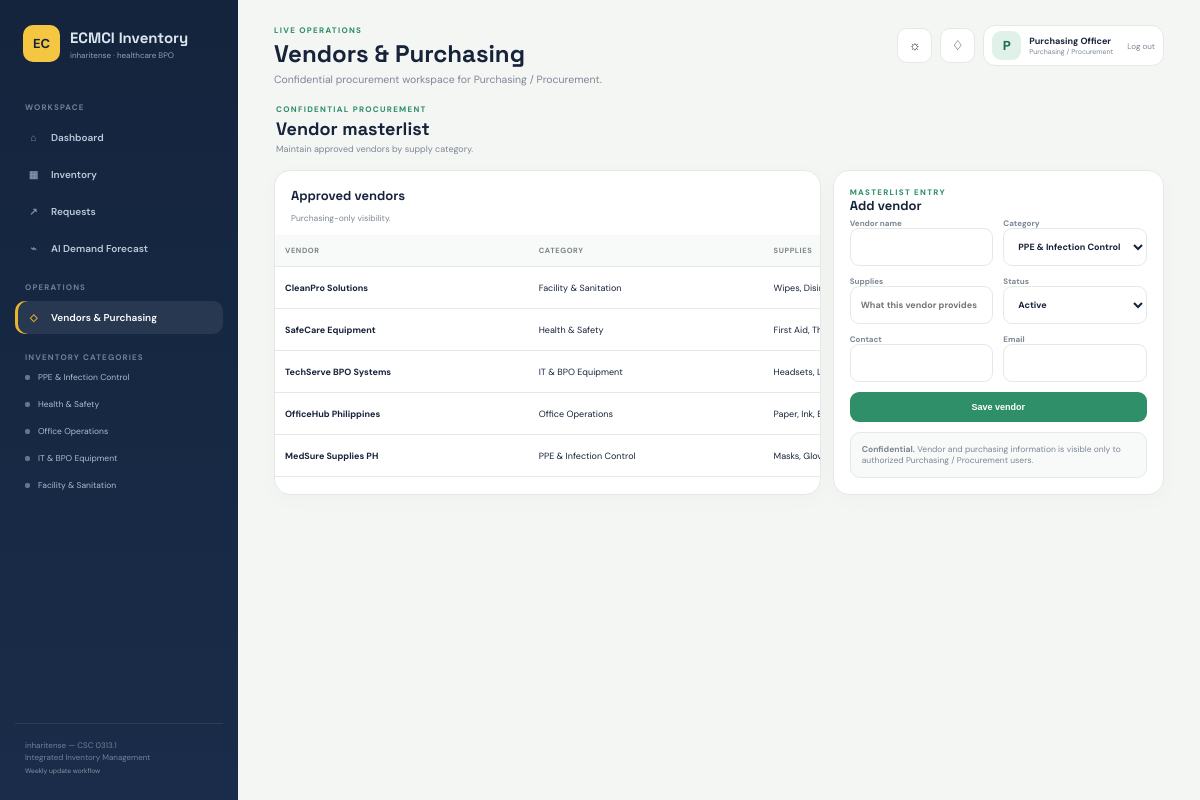
The app's page /vendors (signed in) with its own data.
### tables this page shows
CREATE TABLE users(id INTEGER PRIMARY KEY AUTOINCREMENT,name TEXT NOT NULL,email TEXT UNIQUE NOT NULL,password_hash TEXT NOT NULL,role TEXT NOT NULL,department TEXT,active INTEGER NOT NULL DEFAULT 1,created_at TEXT NOT NULL,last_login TEXT);

CREATE TABLE vendors(id INTEGER PRIMARY KEY AUTOINCREMENT,name TEXT UNIQUE NOT NULL,category TEXT,supplies TEXT,status TEXT DEFAULT 'Active',contact TEXT,email TEXT,updated_at TEXT);

### app.py (the view)
@app.route('/vendors')
@login_required
@roles('Purchasing')
def vendors_page():
    c=db();vendors=c.execute('SELECT * FROM vendors ORDER BY category,name').fetchall();c.close();return render_template('vendors.html',vendors=vendors)

### app.py (called while the page is built)
def db(): return DBConn()

def csrf_token():
    if not session.get('_csrf'): session['_csrf']=secrets.token_urlsafe(32)
    return session['_csrf']

@app.before_request
def protect_request():
    if request.method in ('POST','PUT','PATCH','DELETE'):
        if request.endpoint == 'login': return
        supplied=request.headers.get('X-CSRFToken') or request.form.get('_csrf')
        if not supplied or not secrets.compare_digest(supplied, session.get('_csrf','')):
            abort(400, description='Invalid or missing CSRF token.')
    if request.path.startswith('/api/') and request.method=='GET': return

@app.after_request
def security_headers(resp):
    resp.headers['X-Content-Type-Options']='nosniff';resp.headers['X-Frame-Options']='DENY';resp.headers['Referrer-Policy']='strict-origin-when-cross-origin';resp.headers['Permissions-Policy']='camera=(self), microphone=()';resp.headers['Content-Security-Policy']="default-src 'self'; script-src 'self' 'unsafe-inline' https://cdn.jsdelivr.net; style-src 'self' https://fonts.googleapis.com 'unsafe-inline'; font-src https://fonts.gstatic.com; img-src 'self' data:; connect-src 'self'; frame-ancestors 'none'"
    if IS_PRODUCTION: resp.headers['Strict-Transport-Security']='max-age=31536000; includeSubDomains'
    return resp

def current_user():
    uid=session.get('user_id');
    if not uid:return None
    c=db();u=c.execute('SELECT * FROM users WHERE id=? AND active=1',(uid,)).fetchone();c.close();return u

def login_required(f):
    @wraps(f)
    def w(*a,**k):
        if not current_user():return redirect(url_for('login'))
        return f(*a,**k)
    return w

def roles(*allowed_roles):
    def deco(f):
        @wraps(f)
        def w(*a,**k):
            u=current_user()
            if not u:return redirect(url_for('login'))
            if u['role'] not in allowed_roles:abort(403)
            return f(*a,**k)
        return w
    return deco

@app.context_processor
def inject():u=current_user();return {'me':u,'role_labels':ROLE_LABELS,'categories':CATEGORIES}

    def _sql(self, sql): return sql.replace('?', '%s') if self.pg else sql

    def execute(self, sql, params=()): return self.c.execute(self._sql(sql), params)

    def close(self): self.c.close()

### templates/vendors.html
{% extends 'base.html' %}{% block heading %}Vendors & Purchasing{% endblock %}{% block subtitle %}Confidential procurement workspace for Purchasing / Procurement.{% endblock %}{% block content %}<div class="page-toolbar"><div><div class="eyebrow">CONFIDENTIAL PROCUREMENT</div><h2>Vendor masterlist</h2><p>Maintain approved vendors by supply category.</p></div></div><div class="grid two"><div class="panel table-panel"><div class="panel-head"><div><h3>Approved vendors</h3><small>Purchasing-only visibility.</small></div></div><div class="table-wrap"><table><thead><tr><th>Vendor</th><th>Category</th><th>Supplies</th><th>Contact</th><th>Status</th></tr></thead><tbody>{% for v in vendors %}<tr><td><b>{{v.name}}</b></td><td>{{v.category}}</td><td>{{v.supplies}}</td><td>{{v.contact or '—'}}<small>{{v.email or ''}}</small></td><td><span class="status {{'ok' if v.status=='Active' else 'low'}}">{{v.status}}</span></td></tr>{% endfor %}</tbody></table></div></div><div class="panel"><div class="eyebrow">MASTERLIST ENTRY</div><h3>Add vendor</h3><form class="form-grid" method="post" action="{{url_for('vendor_save')}}">{% if request.endpoint != "login" %}<input type="hidden" name="_csrf" value="{{csrf_token()}}">{% endif %}<label>Vendor name<input name="name" required></label><label>Category<select name="category">{% for c in categories %}<option>{{c}}</option>{% endfor %}</select></label><label>Supplies<input name="supplies" placeholder="What this vendor provides"></label><label>Status<select name="status"><option>Active</option><option>Inactive</option></select></label><label>Contact<input name="contact"></label><label>Email<input name="email" type="email"></label><button class="primary wide span2">Save vendor</button></form><div class="note"><b>Confidential.</b> Vendor and purchasing information is visible only to authorized Purchasing / Procurement users.</div></div></div>{% endblock %}

### templates/base.html (shortened to what this page needs)
<!doctype html><html lang="en"><head><link rel="stylesheet" href="{{url_for('static',filename='css/app.css')}}"></head><body>
<div class="app"><aside class="sidebar"><div class="brand"><b>EC</b><div><strong>ECMCI Inventory</strong><small>inharitense · healthcare BPO</small></div></div><nav><span>WORKSPACE</span><a class="{{'active' if request.endpoint=='dashboard'}}" href="{{url_for('dashboard')}}"><i>⌂</i> Dashboard</a><a class="{{'active' if request.endpoint=='inventory_page'}}" href="{{url_for('inventory_page')}}"><i>▦</i> Inventory</a><a class="{{'active' if request.endpoint=='requests_page'}}" href="{{url_for('requests_page')}}"><i>↗</i> Requests</a><a class="{{'active' if request.endpoint=='forecast_page'}}" href="{{url_for('forecast_page')}}"><i>⌁</i> AI Demand Forecast</a><span>OPERATIONS</span>{% if me and me.role=='Purchasing' %}<a class="{{'active' if request.endpoint=='vendors_page'}}" href="{{url_for('vendors_page')}}"><i>◇</i> Vendors & Purchasing</a>{% endif %}{% if me and me.role=='HR' %}<a class="{{'active' if request.endpoint=='users_page'}}" href="{{url_for('users_page')}}"><i>⚙</i> Users & Audit</a>{% endif %}</nav><div class="catnav"><span>INVENTORY CATEGORIES</span>{% for c in categories %}<div><i></i>{{c}}</div>{% endfor %}</div><div class="sidebar-foot">inharitense — CSC 0313.1<br>Integrated Inventory Management<br><small>Weekly update workflow</small></div></aside>
<main class="main"><header class="topbar"><div class="page-heading"><div class="eyebrow">LIVE OPERATIONS</div><h1>{% block heading %}{% endblock %}</h1><p>{% block subtitle %}{% endblock %}</p></div><div class="top-actions"><button class="icon-btn" id="themeBtn" title="Toggle theme">☼</button><button class="notif-btn" id="notifBtn" title="Notifications">♢</button><div class="profile"><span class="avatar">{{me.name[:1]}}</span><div><b>{{me.name}}</b><small>{{role_labels[me.role]}}</small></div><a href="{{url_for('logout')}}">Log out</a></div></div></header>{% block content %}{% endblock %}</main></div>
<script src="{{url_for('static',filename='js/app.js')}}"></script>{% block scripts %}{% endblock %}</body></html>

### records on screen
users: name "P", name "Purchasing Officer", role "Purchasing / Procurement"
vendors: name "CleanPro Solutions", category "Facility & Sanitation", supplies "Wipes,…"
vendors: name "SafeCare Equipment", category "Health & Safety", supplies "First Aid,…"
vendors: name "TechServe BPO Systems", category "IT & BPO Equipment", supplies "Headsets,…"
vendors: name "OfficeHub Philippines", category "Office Operations", supplies "Paper, Ink,…"
vendors: name "MedSure Supplies PH", category "PPE & Infection Control", supplies "Masks,…"

### other values on screen
{{ c }} "PPE & Infection Control" "Health & Safety" "Office Operations" "IT & BPO Equipment" "Facility & Sanitation"
form field category "PPE & Infection Control"
